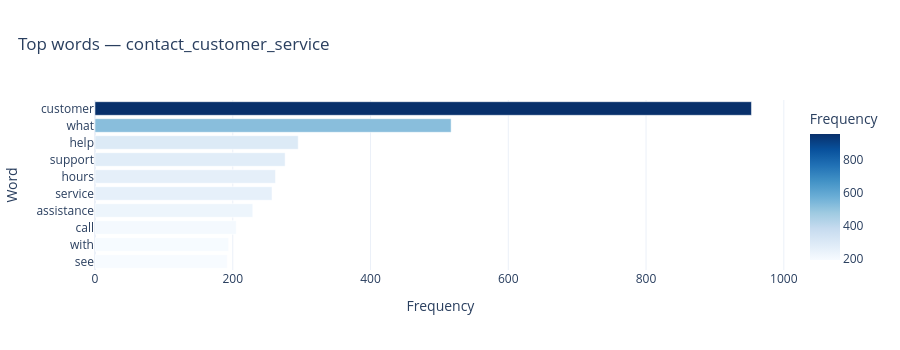
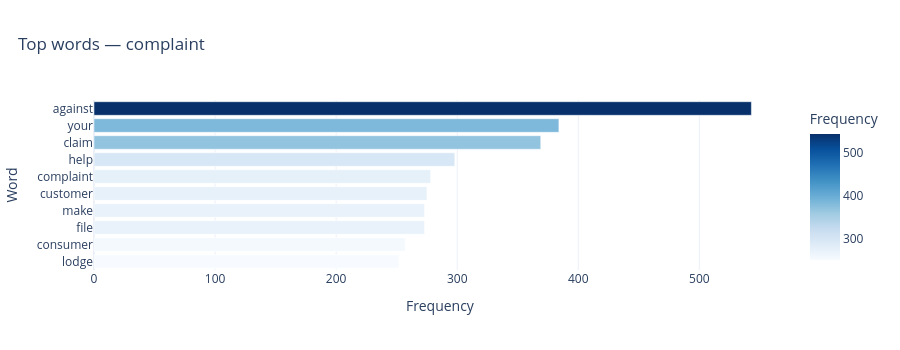

Notebook cell for these charts, in order:
### Markdown cell above
### 7. Top Words per Intent
**Checking for:** Whether each intent has a sufficiently distinct vocabulary for bag-of-words separation.

**Model signals:** Intents with unique top words achieve high F1 across all models. Intents sharing top words with neighbours produce low F1 — particularly for TF-IDF-based classical ML.

### Code cell
# =============================================================================
# TOP WORDS PER INTENT — TERM FREQUENCY OVERVIEW
# =============================================================================
section("Most common words per intent (top 3 intents by size)")

from collections import Counter

top_intents = df[TARGET].value_counts().head(3).index.tolist()
for intent_name in top_intents:
    subset = df[df[TARGET] == intent_name][FEATURE_COL]
    words = " ".join(subset).lower().split()
    stopwords = {"i", "my", "to", "the", "a", "an", "is", "it", "me", "can", "you"}
    words = [w for w in words if w not in stopwords and len(w) > 2]
    common = Counter(words).most_common(10)
    common_df = pd.DataFrame(common, columns=["word", "freq"])

    fig = px.bar(
        common_df, x="freq", y="word", orientation="h",
        title=f"Top words — {intent_name}",
        color="freq",
        color_continuous_scale="Blues",
        labels={"freq": "Frequency", "word": "Word"}
    )
    fig.update_layout(title_x=0.02, yaxis={"categoryorder": "total ascending"},
                      showlegend=False, height=350)
    fig.show()

### Figure 1 — Plotly figure (JSON) as saved in the notebook; plotly's stock layout.template omitted (floating-point values rounded to 4 significant figures)
{"data": [{"hovertemplate": "Frequency=%{marker.color}<br>Word=%{y}<extra></extra>", "legendgroup": "", "marker": {"color": [953, 517, 295, 276, 262, 257, 229, 205, 194, 192], "coloraxis": "coloraxis", "pattern": {"shape": ""}}, "name": "", "orientation": "h", "showlegend": false, "textposition": "auto", "type": "bar", "x": [953, 517, 295, 276, 262, 257, 229, 205, 194, 192], "xaxis": "x", "y": ["customer", "what", "help", "support", "hours", "service", "assistance", "call", "with", "see"], "yaxis": "y"}], "layout": {"barmode": "relative", "coloraxis": {"colorbar": {"title": {"text": "Frequency"}}, "colorscale": [[0, "rgb(247,251,255)"], [0.125, "rgb(222,235,247)"], [0.25, "rgb(198,219,239)"], [0.375, "rgb(158,202,225)"], [0.5, "rgb(107,174,214)"], [0.625, "rgb(66,146,198)"], [0.75, "rgb(33,113,181)"], [0.875, "rgb(8,81,156)"], [1, "rgb(8,48,107)"]]}, "height": 350, "legend": {"tracegroupgap": 0}, "showlegend": false, "title": {"text": "Top words — contact_customer_service", "x": 0.02}, "xaxis": {"anchor": "y", "domain": [0, 1], "title": {"text": "Frequency"}}, "yaxis": {"anchor": "x", "categoryorder": "total ascending", "domain": [0, 1], "title": {"text": "Word"}}}}

### Figure 2 — Plotly figure (JSON) as saved in the notebook; plotly's stock layout.template omitted (floating-point values rounded to 4 significant figures)
{"data": [{"hovertemplate": "Frequency=%{marker.color}<br>Word=%{y}<extra></extra>", "legendgroup": "", "marker": {"color": [543, 384, 369, 298, 278, 275, 273, 273, 257, 252], "coloraxis": "coloraxis", "pattern": {"shape": ""}}, "name": "", "orientation": "h", "showlegend": false, "textposition": "auto", "type": "bar", "x": [543, 384, 369, 298, 278, 275, 273, 273, 257, 252], "xaxis": "x", "y": ["against", "your", "claim", "help", "complaint", "customer", "file", "make", "consumer", "lodge"], "yaxis": "y"}], "layout": {"barmode": "relative", "coloraxis": {"colorbar": {"title": {"text": "Frequency"}}, "colorscale": [[0, "rgb(247,251,255)"], [0.125, "rgb(222,235,247)"], [0.25, "rgb(198,219,239)"], [0.375, "rgb(158,202,225)"], [0.5, "rgb(107,174,214)"], [0.625, "rgb(66,146,198)"], [0.75, "rgb(33,113,181)"], [0.875, "rgb(8,81,156)"], [1, "rgb(8,48,107)"]]}, "height": 350, "legend": {"tracegroupgap": 0}, "showlegend": false, "title": {"text": "Top words — complaint", "x": 0.02}, "xaxis": {"anchor": "y", "domain": [0, 1], "title": {"text": "Frequency"}}, "yaxis": {"anchor": "x", "categoryorder": "total ascending", "domain": [0, 1], "title": {"text": "Word"}}}}
